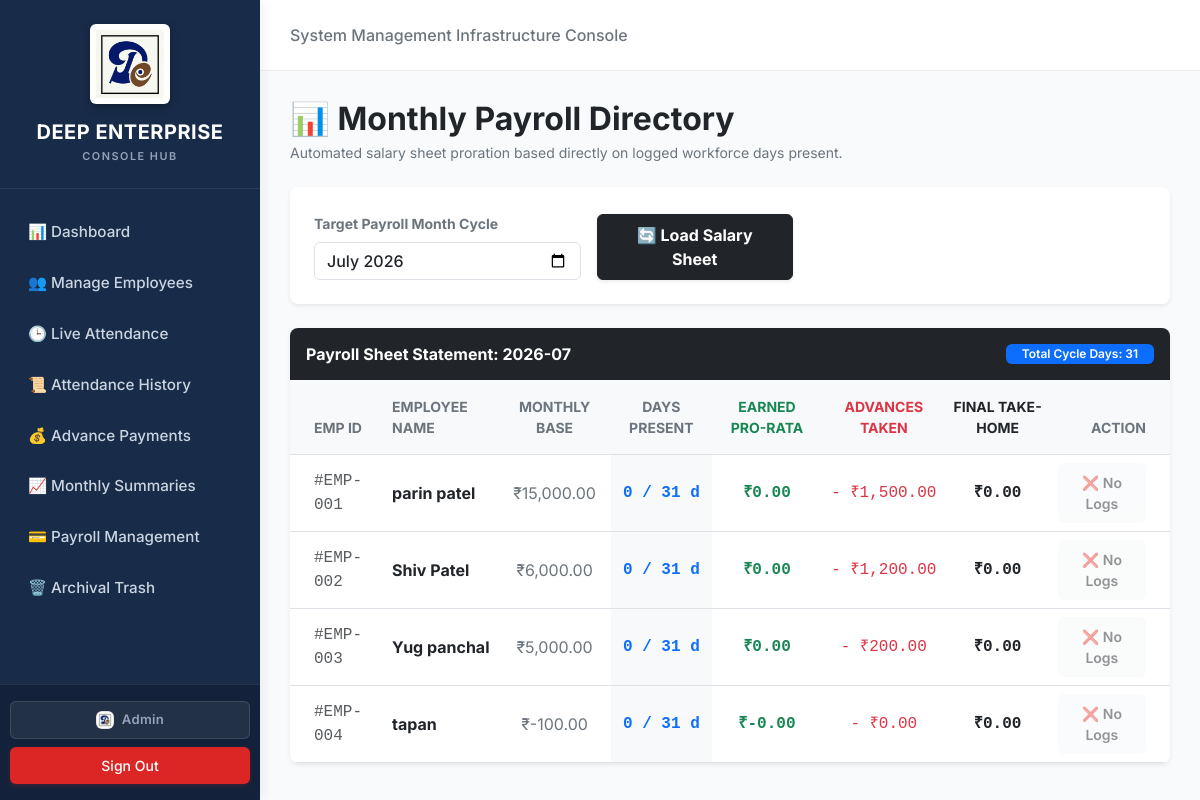
The app's page /payroll (signed in) with its own data.
### tables this page shows
CREATE TABLE employees(
    id INTEGER PRIMARY KEY AUTOINCREMENT,
    name TEXT NOT NULL,
    mobile TEXT,
    aadhaar TEXT,
    joining_date TEXT,
    monthly_salary REAL,
    shift_start TEXT,
    shift_end TEXT,
    grace_minutes INTEGER DEFAULT 15,
    rfid_uid TEXT,
    status TEXT DEFAULT 'Active',
    deleted_date TEXT
);

### app.py (the view)
@app.route("/payroll", methods=["GET", "POST"])
def payroll():
    if not session.get("logged_in"):
        return redirect("/login")
    conn = sqlite3.connect("database.db")
    cursor = conn.cursor()
    selected_month = datetime.now().strftime("%Y-%m")
    if request.method == "POST":
        selected_month = request.form["month"]
    year_int, month_int = map(int, selected_month.split("-"))
    total_days_in_month = calendar.monthrange(year_int, month_int)[1]
    cursor.execute("SELECT id, name, monthly_salary FROM employees WHERE status = 'Active'")
    employees = cursor.fetchall()
    payroll_records = []
    for emp in employees:
        emp_id = emp[0]
        emp_name = emp[1]
        base_salary = float(emp[2])
        cursor.execute("""
            SELECT COUNT(*) FROM attendance
            WHERE employee_id = ? AND strftime('%Y-%m', attendance_date) = ?
        """, (emp_id, selected_month))
        present_days = cursor.fetchone()[0]
        earned_salary = (base_salary / total_days_in_month) * present_days
        cursor.execute("""
            SELECT SUM(amount) FROM advances WHERE employee_id = ? AND strftime('%Y-%m', date) = ?
        """, (emp_id, selected_month))
        total_advance = cursor.fetchone()[0] or 0.0
        final_salary = max(0.0, earned_salary - total_advance)
        payroll_records.append({
            "id": emp_id,
            "name": emp_name,
            "base_salary": base_salary,
            "present_days": present_days,
            "earned_salary": round(earned_salary, 2),
            "total_advance": total_advance,
            "final_salary": round(final_salary, 2)
        })
    conn.close()
    return render_template("payroll.html", payroll_records=payroll_records, selected_month=selected_month, total_days=total_days_in_month)

### templates/payroll.html (shortened to what this page needs)
{% extends 'base.html' %}
{% block content %}
<div class="mb-4">
    <h2 class="fw-bold text-dark m-0">📊 Monthly Payroll Directory</h2>
    <p class="text-secondary small m-0 mt-1">Automated salary sheet proration based directly on logged workforce days present.</p>
</div>
<div class="card shadow-sm border-0 p-4 mb-4 bg-white" style="border-radius: 8px;">
    <form method="POST" action="/payroll" class="row g-3 align-items-end">
        <div class="col-md-4">
            <label class="form-label small fw-bold text-secondary">Target Payroll Month Cycle</label>
            <input type="month" name="month" class="form-control text-dark fw-medium" value="{{ selected_month }}" required>
        </div>
        <div class="col-md-3">
            <button type="submit" class="btn btn-dark fw-bold w-100 py-2 shadow-sm">
                🔄 Load Salary Sheet
            </button>
        </div>
    </form>
</div>
<div class="card shadow-sm border-0 bg-white overflow-hidden" style="border-radius: 8px;">
    <div class="bg-dark text-white p-3 d-flex justify-content-between align-items-center">
        <h5 class="m-0 fs-6 fw-bold">Payroll Sheet Statement: {{ selected_month }}</h5>
        <span class="badge bg-primary px-3 py-1 fw-semibold">Total Cycle Days: {{ total_days }}</span>
    </div>
    <div class="table-responsive">
        <table class="table table-hover mb-0 align-middle">
            <thead class="table-light border-bottom">
                <tr>
                    <th class="ps-4 py-3 text-secondary small fw-bold">EMP ID</th>
                    <th class="py-3 text-secondary small fw-bold">EMPLOYEE NAME</th>
                    <th class="py-3 text-secondary small fw-bold text-center">MONTHLY BASE</th>
                    <th class="py-3 text-secondary small fw-bold text-center bg-light text-primary">DAYS PRESENT</th>
                    <th class="py-3 text-secondary small fw-bold text-center text-success">EARNED PRO-RATA</th>
                    <th class="py-3 text-secondary small fw-bold text-center text-danger">ADVANCES TAKEN</th>
                    <th class="py-3 text-secondary small fw-bold text-center fw-extrabold text-dark">FINAL TAKE-HOME</th>
                    <th class="pe-4 py-3 text-end text-secondary small fw-bold">ACTION</th>
                </tr>
            </thead>
            <tbody>
                {% for record in payroll_records %}
                <tr class="border-bottom">
                    <td class="ps-4 text-muted font-monospace">#EMP-00{{ record.id }}</td>
                    <td><span class="fw-bold text-dark">{{ record.name }}</span></td>
                    <td class="text-center text-secondary">₹{{ "{:,.2f}".format(record.base_salary) }}</td>
                    <td class="text-center bg-light fw-bold text-primary font-monospace">
                        {{ record.present_days }} / {{ total_days }} d
                    </td>
                    <td class="text-center text-success fw-semibold font-monospace">
                        ₹{{ "{:,.2f}".format(record.earned_salary) }}
                    </td>
                    <td class="text-center text-danger font-monospace">
                        - ₹{{ "{:,.2f}".format(record.total_advance) }}
                    </td>
                    <td class="text-center fw-bold text-dark font-monospace fs-6">
                        ₹{{ "{:,.2f}".format(record.final_salary) }}
                    </td>
                    <td class="pe-4 text-end">
                        {% if record.present_days > 0 %}
                            <a href="/download_payslip/{{ record.id }}/{{ selected_month }}" class="btn btn-outline-dark btn-sm fw-bold px-3 py-1.5 shadow-sm">
                                📥 Payslip PDF
                            </a>
                        {% else %}
                            <button class="btn btn-light btn-sm text-muted fw-semibold px-3 py-1.5" disabled title="No logs checked for this month cycle.">
                                ❌ No Logs
                            </button>
                        {% endif %}
                    </td>
                </tr>
                {% endfor %}
            </tbody>
        </table>
    </div>
</div>
{% endblock %}

### templates/base.html (style rules this page uses)
:root { --sidebar-width: 260px; --primary-bg: #182b49; --accent-hover: #223c66; --light-canvas: #f8fafc; }
body { font-family: 'Inter', sans-serif; background-color: var(--light-canvas); color: #334155; overflow-x: hidden; }
.btn { font-weight: 500; border-radius: 6px; padding: 8px 16px; }

### records on screen
employees: id "1", name "parin patel", base_salary "15,000.00", present_days "0", total_days "31", earned_salary "0.00", total_advance "1,500.00", final_salary "0.00"
employees: id "2", name "Shiv Patel", base_salary "6,000.00", present_days "0", total_days "31", earned_salary "0.00", total_advance "1,200.00", final_salary "0.00"
employees: id "3", name "Yug panchal", base_salary "5,000.00", present_days "0", total_days "31", earned_salary "0.00", total_advance "200.00", final_salary "0.00"
employees: id "4", name "tapan", base_salary "-100.00", present_days "0", total_days "31", earned_salary "-0.00", total_advance "0.00", final_salary "0.00"

### other values on screen
{{ total_days }} "31"
